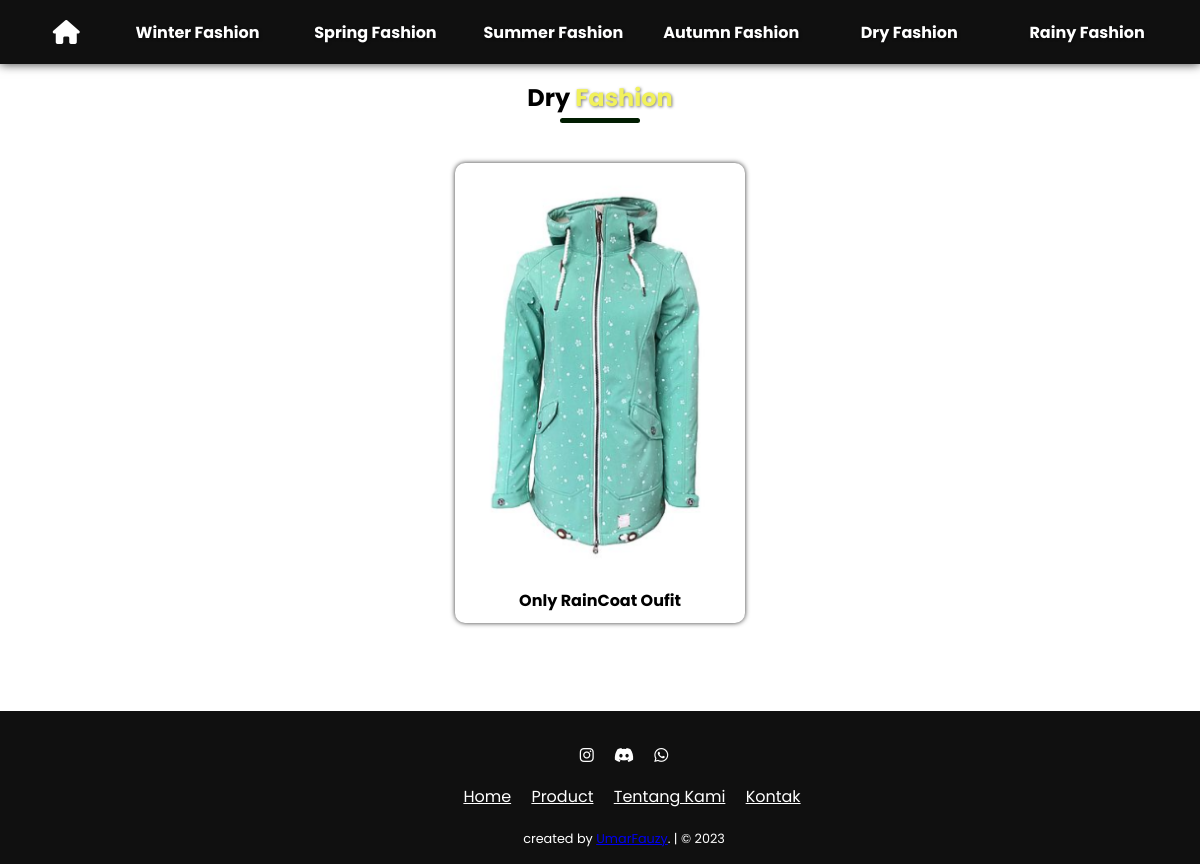
Screenshot of /views/dry.views.php with the database file from the repository.
### tables this page shows
CREATE TABLE `product` (
  `id_product` int NOT NULL,
  `id_kategori` int NOT NULL,
  `judul_berita` varchar(50) NOT NULL,
  `gambar` varchar(100) NOT NULL
);

### functions.php (called while the page is built, shortened)
<?php
  $conn = mysqli_connect('localhost', 'root', '', 'tubes') or die('KONEKSI GAGAL!');
function query($query)
{
  global $conn;
  $result = mysqli_query($conn, $query) or die(mysqli_error($conn));
  $rows = [];
  while ($row = mysqli_fetch_assoc($result)) {
    $rows[] = $row;
  }
  return $rows;
}

### views/dry.views.php (the view)
<?php
require '../functions.php';
$product = query("SELECT * FROM product");
?>
<?php require('partials/header.php'); ?>
<?php require('partials/navbar.ols.php'); ?>
    <main>
        <div class="container">
            <h2 class="title">Dry <span>Fashion</span> </h2>
            <div class="row">
            <?php foreach ($product as $p) :?>
                    <?php if($p["id_kategori"] == "14" ) : ?>
                <div class="col animate">
                <img src="../img/<?= $p["gambar"] ?>" />
                    <h4 style="text-align: center;"><?= $p["judul_berita"] ?></h4>
                </div>
                <?php endif; ?>
                <?php endforeach; ?>
        </div>
    </main>
    <?php require('partials/footer.ols.php'); ?>

### css/loadme.css (style rules this page uses)
:root { --w-unpas1:rgb(241, 241, 92); --w-unpas2:rgb(1, 29, 1); --bg:#fff; --bs-gray: #6c757d; --bs-gray-dark: #343a40; --bs-gray-100: #f8f9fa; --bs-gray-200: #e9ecef; --bs-gray-300: #dee2e6; --bs-gray-400: #ced4da; --bs-gray-500: #adb5bd; --bs-gray-600: #6c757d; --bs-gray-700: #495057; --bs-gray-800: #343a40; --bs-gray-900: #212529; }
*, html, body { margin: 0; padding: 0; box-sizing: border-box; font-family: 'Poppins', sans-serif; }
main .container .title span { color: var(--w-unpas1); text-shadow: 1px 1px 3px rgba(1, 1, 3, 0.5); }
.container { max-width: 1280px; margin: 0 auto; padding: 20px; }
.title { text-align: center; position: relative; padding-bottom: 8px; margin-bottom: 20px; }
.title::after { content: ""; width: 80px; height: 5px; background-color:var(--w-unpas2); border-radius: 5px; position: absolute; bottom: 0; left: 50%; transform: translate(-50%); }
.row { display: flex; align-items: center; flex-wrap: wrap; justify-content: space-around; }
.col { flex-basis: 25%; padding: 10px; margin: 20px; min-width: 200px; border-radius: 10px; cursor: pointer; box-shadow: 0 0 5px rgba(0, 0, 0, 0.8); transition: 1s; text-align: center; }
.col img { border-radius: 10px; width: 100%; }

### rows the page displays
product: gambar (picture), judul_berita "Only RainCoat Oufit"
